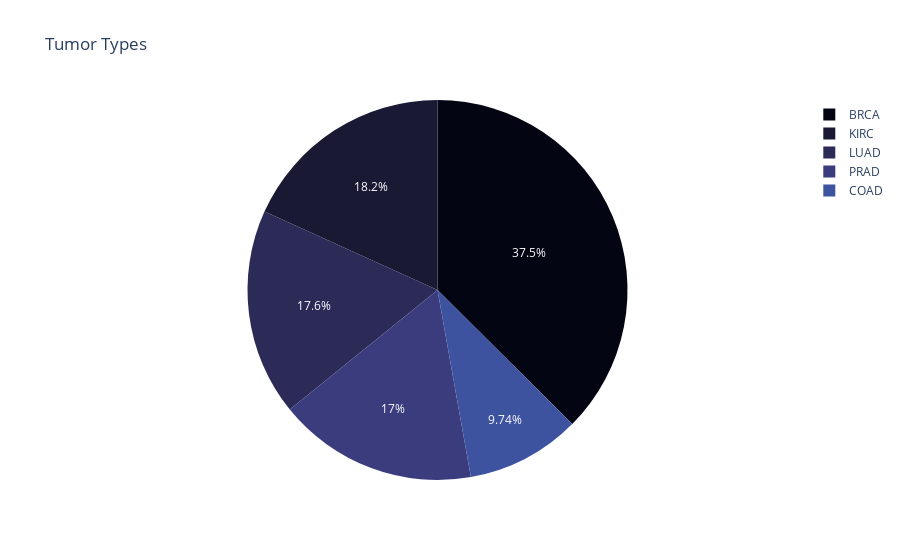

The notebook cell this image was saved under:
### Markdown cell above
## Visualize the Data <a id='visual'></a>

### Code cell
px.pie(y, names='Class',
       title='Tumor Types',
       color_discrete_sequence=px.colors.sequential.ice)

### Figure 1 — Plotly figure (JSON) as saved in the notebook; plotly's stock layout.template omitted (floating-point values rounded to 4 significant figures; data arrays with more than 128 entries replaced by an {"elided": "..."} marker saying what was removed)
{"data": [{"domain": {"x": [0, 1], "y": [0, 1]}, "hovertemplate": "Class=%{label}<extra></extra>", "labels": {"elided": "801 str values"}, "legendgroup": "", "name": "", "showlegend": true, "type": "pie"}], "layout": {"legend": {"tracegroupgap": 0}, "piecolorway": ["rgb(3, 5, 18)", "rgb(25, 25, 51)", "rgb(44, 42, 87)", "rgb(58, 60, 125)", "rgb(62, 83, 160)", "rgb(62, 109, 178)", "rgb(72, 134, 187)", "rgb(89, 159, 196)", "rgb(114, 184, 205)", "rgb(149, 207, 216)", "rgb(192, 229, 232)", "rgb(234, 252, 253)"], "title": {"text": "Tumor Types"}}}
